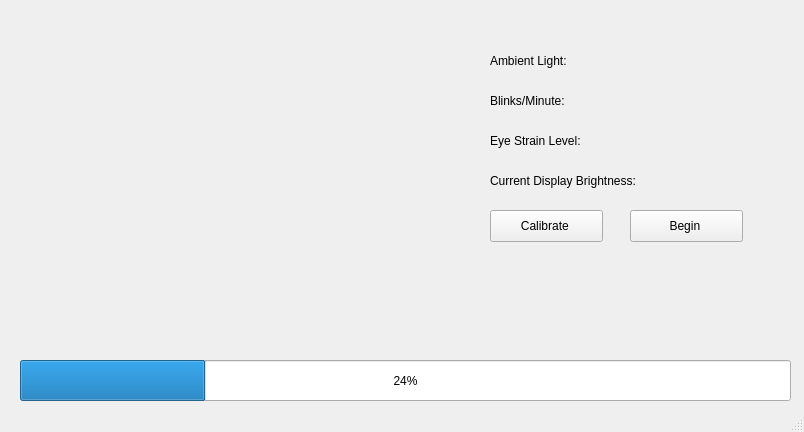
<?xml version="1.0" encoding="UTF-8"?>
<ui version="4.0">
 <class>MainWindow</class>
 <widget class="QMainWindow" name="MainWindow">
  <property name="geometry">
   <rect>
    <x>0</x>
    <y>0</y>
    <width>804</width>
    <height>432</height>
   </rect>
  </property>
  <property name="windowTitle">
   <string>Eye Strain Alleviator</string>
  </property>
  <widget class="QWidget" name="centralwidget">
   <widget class="QLabel" name="webcamFeed">
    <property name="geometry">
     <rect>
      <x>20</x>
      <y>30</y>
      <width>426</width>
      <height>240</height>
     </rect>
    </property>
    <property name="minimumSize">
     <size>
      <width>426</width>
      <height>240</height>
     </size>
    </property>
    <property name="maximumSize">
     <size>
      <width>426</width>
      <height>240</height>
     </size>
    </property>
    <property name="text">
     <string/>
    </property>
   </widget>
   <widget class="QLabel" name="consoleOutput">
    <property name="geometry">
     <rect>
      <x>20</x>
      <y>300</y>
      <width>751</width>
      <height>41</height>
     </rect>
    </property>
    <property name="text">
     <string/>
    </property>
   </widget>
   <widget class="QProgressBar" name="progressBar">
    <property name="geometry">
     <rect>
      <x>20</x>
      <y>360</y>
      <width>771</width>
      <height>41</height>
     </rect>
    </property>
    <property name="value">
     <number>24</number>
    </property>
   </widget>
   <widget class="QPushButton" name="beginButton">
    <property name="geometry">
     <rect>
      <x>630</x>
      <y>210</y>
      <width>113</width>
      <height>32</height>
     </rect>
    </property>
    <property name="text">
     <string>Begin </string>
    </property>
   </widget>
   <widget class="QLabel" name="label">
    <property name="geometry">
     <rect>
      <x>490</x>
      <y>90</y>
      <width>91</width>
      <height>21</height>
     </rect>
    </property>
    <property name="text">
     <string>Blinks/Minute:</string>
    </property>
   </widget>
   <widget class="QLabel" name="label_2">
    <property name="geometry">
     <rect>
      <x>490</x>
      <y>50</y>
      <width>91</width>
      <height>21</height>
     </rect>
    </property>
    <property name="text">
     <string>Ambient Light:</string>
    </property>
   </widget>
   <widget class="QLabel" name="label_3">
    <property name="geometry">
     <rect>
      <x>490</x>
      <y>130</y>
      <width>111</width>
      <height>21</height>
     </rect>
    </property>
    <property name="text">
     <string>Eye Strain Level:</string>
    </property>
   </widget>
   <widget class="QLabel" name="label_4">
    <property name="geometry">
     <rect>
      <x>490</x>
      <y>170</y>
      <width>171</width>
      <height>21</height>
     </rect>
    </property>
    <property name="text">
     <string>Current Display Brightness:</string>
    </property>
   </widget>
   <widget class="QLabel" name="ambientLight">
    <property name="geometry">
     <rect>
      <x>610</x>
      <y>50</y>
      <width>91</width>
      <height>21</height>
     </rect>
    </property>
    <property name="text">
     <string/>
    </property>
   </widget>
   <widget class="QLabel" name="blinksPerMinute">
    <property name="geometry">
     <rect>
      <x>610</x>
      <y>90</y>
      <width>91</width>
      <height>21</height>
     </rect>
    </property>
    <property name="text">
     <string/>
    </property>
   </widget>
   <widget class="QLabel" name="eyeStrain">
    <property name="geometry">
     <rect>
      <x>610</x>
      <y>130</y>
      <width>91</width>
      <height>21</height>
     </rect>
    </property>
    <property name="text">
     <string/>
    </property>
   </widget>
   <widget class="QLabel" name="brightness">
    <property name="geometry">
     <rect>
      <x>680</x>
      <y>170</y>
      <width>91</width>
      <height>21</height>
     </rect>
    </property>
    <property name="text">
     <string/>
    </property>
   </widget>
   <widget class="QPushButton" name="calibrateButton">
    <property name="geometry">
     <rect>
      <x>490</x>
      <y>210</y>
      <width>113</width>
      <height>32</height>
     </rect>
    </property>
    <property name="text">
     <string>Calibrate </string>
    </property>
   </widget>
  </widget>
  <widget class="QStatusBar" name="statusbar"/>
 </widget>
 <resources/>
 <connections/>
</ui>
